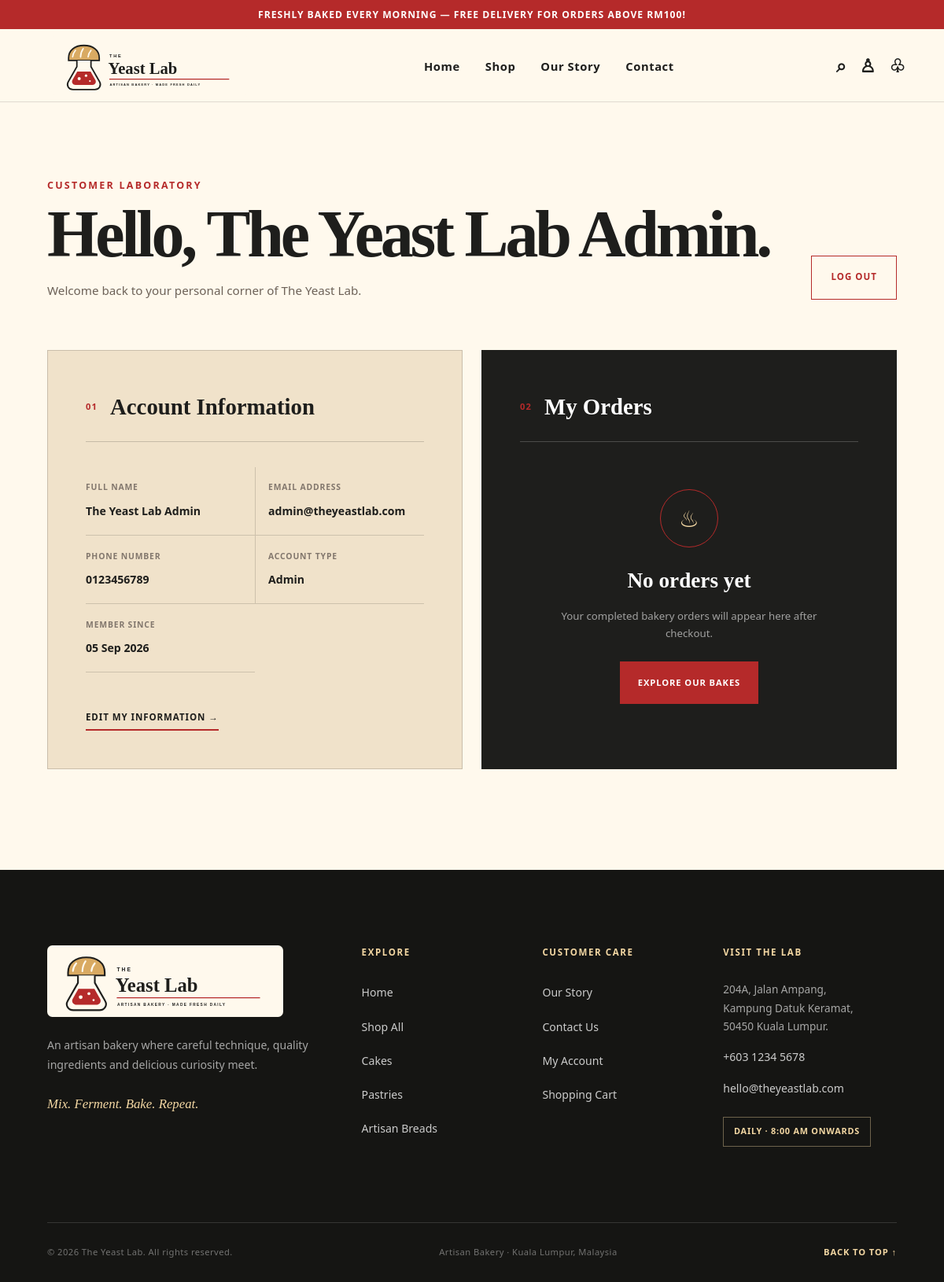
The app's page /profile.php (signed in) with its own data.
### tables this page shows
CREATE TABLE users (
    user_id INT AUTO_INCREMENT PRIMARY KEY,
    full_name VARCHAR(150) NOT NULL,
    email VARCHAR(150) NOT NULL UNIQUE,
    phone VARCHAR(30),
    password_hash VARCHAR(255) NOT NULL,

    user_role ENUM('Customer', 'Admin')
        NOT NULL DEFAULT 'Customer',

    account_status ENUM('Active', 'Inactive')
        NOT NULL DEFAULT 'Active',

    created_at TIMESTAMP DEFAULT CURRENT_TIMESTAMP,

    updated_at TIMESTAMP DEFAULT CURRENT_TIMESTAMP
        ON UPDATE CURRENT_TIMESTAMP
);

### profile.php (the view, shortened to what this page needs)
<?php
require_once __DIR__ . "/db.php";
$userId = (int) $_SESSION["user_id"];
$userStmt = $conn->prepare("
    SELECT
        user_id,
        full_name,
        email,
        phone,
        user_role,
        created_at
    FROM users
    WHERE user_id = ?
      AND account_status = 'Active'
    LIMIT 1
");
$userStmt->bind_param("i", $userId);
$userStmt->execute();
$userResult = $userStmt->get_result();
$user = $userResult->fetch_assoc();
$orderStmt = $conn->prepare("
    SELECT
        order_id,
        order_number,
        fulfilment_method,
        requested_date,
        grand_total,
        order_status,
        payment_status,
        created_at
    FROM orders
    WHERE user_id = ?
    ORDER BY created_at DESC
");
$orderStmt->bind_param("i", $userId);
$orderStmt->execute();
$orderResult = $orderStmt->get_result();
?>
<!DOCTYPE html>
<html lang="en">
<head>
    <link rel="stylesheet" href="style.css">
</head>
<body id="top">
    <?php require_once __DIR__ . "/includes/header.php"; ?>
    <main class="profile-page">
        <section class="profile-heading">
            <div>
                <p class="section-label">
                    Customer Laboratory
                </p>
                <h1>
                    Hello,
                    <?php echo htmlspecialchars(
                        $user["full_name"]
                    ); ?>.
                </h1>
                <p>
                    Welcome back to your personal corner of
                    The Yeast Lab.
                </p>
            </div>
            <a href="logout.php"
               class="profile-logout-button">
                Log Out
            </a>
        </section>
        <section class="profile-grid">
            <article class="profile-card account-card">
                <div class="profile-card-heading">
                    <span>01</span>
                    <h2>Account Information</h2>
                </div>
                <div class="account-information">
                    <div>
                        <span>Full Name</span>
                        <strong>
                            <?php echo htmlspecialchars(
                                $user["full_name"]
                            ); ?>
                        </strong>
                    </div>
                    <div>
                        <span>Email Address</span>
                        <strong>
                            <?php echo htmlspecialchars(
                                $user["email"]
                            ); ?>
                        </strong>
                    </div>
                    <div>
                        <span>Phone Number</span>
                        <strong>
                            <?php echo htmlspecialchars(
                                $user["phone"]
                            ); ?>
                        </strong>
                    </div>
                    <div>
                        <span>Account Type</span>
                        <strong>
                            <?php echo htmlspecialchars(
                                $user["user_role"]
                            ); ?>
                        </strong>
                    </div>
                    <div>
                        <span>Member Since</span>
                        <strong>
                            <?php echo date(
                                "d M Y",
                                strtotime($user["created_at"])
                            ); ?>
                        </strong>
                    </div>
                </div>
                <a href="edit-profile.php"
                   class="profile-action-link">
                    Edit My Information →
                </a>
            </article>
            <article class="profile-card orders-card">
                <div class="profile-card-heading">
                    <span>02</span>
                    <h2>My Orders</h2>
                </div>
                <?php if ($orderResult->num_rows > 0): ?>
    <div class="profile-orders">
        <?php while (
            $customerOrder =
                $orderResult->fetch_assoc()
        ): ?>
            <article class="profile-order">
                <div class="profile-order-top">
                    <div>
                        <span>Order Number</span>
                        <h3>
                            <?php echo htmlspecialchars(
                                $customerOrder[
                                    "order_number"
                                ]
                            ); ?>
                        </h3>
                    </div>
                    <span class="order-status status-<?php
                        echo strtolower(
                            $customerOrder[
                                "order_status"
                            ]
                        );
                    ?>">
                        <?php echo htmlspecialchars(
                            $customerOrder[
                                "order_status"
                            ]
                        ); ?>
                    </span>
                </div>
                <div class="profile-order-information">
                    <div>
                        <span>Placed On</span>
                        <strong>
                            <?php echo date(
                                "d M Y",
                                strtotime(
                                    $customerOrder[
                                        "created_at"
                                    ]
                                )
                            ); ?>
                        </strong>
                    </div>
                    <div>
                        <span>Fulfilment</span>
                        <strong>
                            <?php echo htmlspecialchars(
                                $customerOrder[
                                    "fulfilment_method"
                                ]
                            ); ?>
                        </strong>
                    </div>
                    <div>
                        <span>Requested Date</span>
                        <strong>
                            <?php echo date(
                                "d M Y",
                                strtotime(
                                    $customerOrder[
                                        "requested_date"
                                    ]
                                )
                            ); ?>
                        </strong>
                    </div>
                    <div>
                        <span>Total</span>
                        <strong>
                            RM <?php echo number_format(
                                $customerOrder[
                                    "grand_total"
                                ],
                                2
                            ); ?>
                        </strong>
                    </div>
                </div>
                <a href="order-success.php?order=<?php
                    echo urlencode(
                        $customerOrder["order_number"]
                    );
                ?>"
                   class="profile-order-link">
                    View Order Details →
                </a>
            </article>
        <?php endwhile; ?>
    </div>
<?php else: ?>
    <div class="empty-orders">
        <span aria-hidden="true">♨</span>
        <h3>No orders yet</h3>
        <p>
            Your completed bakery orders will appear
            here after checkout.
        </p>
        <a href="listing.php">
            Explore Our Bakes
        </a>
    </div>
<?php endif; ?>
            </article>
        </section>
    </main>
    <?php require_once __DIR__ . "/includes/footer.php"; ?>
</body>
</html>

### records on screen
users: full_name "The Yeast Lab Admin", email "admin@theyeastlab.com", phone "0123456789", user_role "Admin", created_at "05 Sep 2026"
